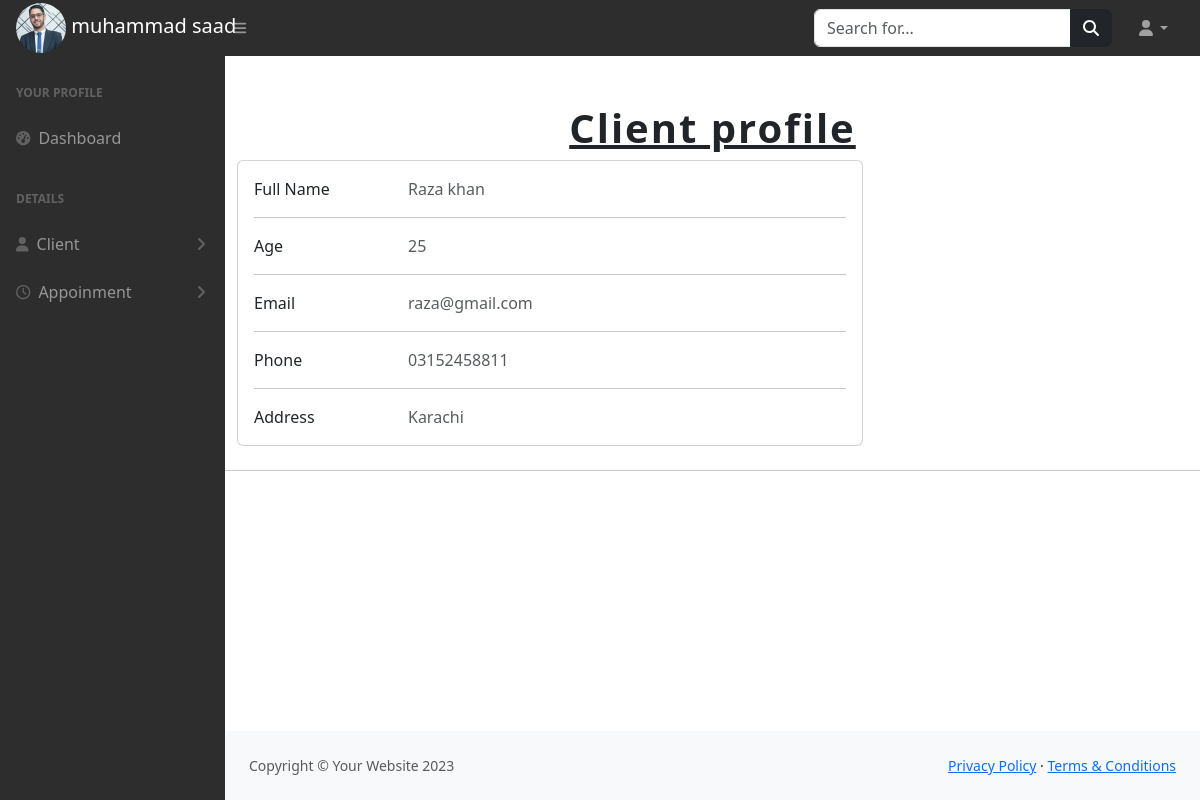
Screenshot of /lawyer-panel/clientprofile.php?id=16 (signed in) with the database file from the repository.
### tables this page shows
CREATE TABLE `lawyer` (
  `id` int(255) NOT NULL,
  `name` varchar(255) NOT NULL,
  `case` int(255) NOT NULL,
  `email` varchar(255) NOT NULL,
  `password` varchar(255) NOT NULL,
  `phone` int(255) NOT NULL,
  `experience` varchar(255) NOT NULL,
  `address` text NOT NULL,
  `image` varchar(255) NOT NULL
);

CREATE TABLE `client_register` (
  `id` int(255) NOT NULL,
  `name` varchar(255) NOT NULL,
  `age` int(255) NOT NULL,
  `email` varchar(255) NOT NULL,
  `password` varchar(255) NOT NULL,
  `phone` varchar(255) NOT NULL,
  `address` text NOT NULL,
  `image` varchar(255) NOT NULL
);

### lawyer-panel/clientprofile.php (the view, shortened to what this page needs)
<?php
include('includes/header.php');
include('includes/topbar.php');
include('includes/sidebar.php');
include("../config.php");
$client_id=$_GET['id'];
$profile="SELECT*FROM `client_register` where id='$client_id'";
$run=mysqli_query($connection,$profile);
if (mysqli_num_rows($run)>0) {
    while ($data=mysqli_fetch_assoc($run)) {
?>
<!DOCTYPE html>
<html lang="en">
<head>
</head>
<body>
  <section >
    <div class="container mt-5 mb-5">
    <h1 style="text-align:center;font-weight:800;letter-spacing:2px;text-decoration:underline;">Client profile</h1>
    <div class="row">
      <div class="col-lg-8">
        <div class="card mb-4">
          <div class="card-body">
            <div class="row">
              <div class="col-sm-3">
                <p class="mb-0">Full Name</p>
              </div>
              <div class="col-sm-9">
                <p class="text-muted mb-0"><?php echo $data['name']?></p>
              </div>
            </div>
            <hr>
            <div class="row">
              <div class="col-sm-3">
                <p class="mb-0">Age</p>
              </div>
              <div class="col-sm-9">
                <p class="text-muted mb-0"><?php echo $data['age']?></p>
              </div>
            </div>
            <hr>
            <div class="row">
              <div class="col-sm-3">
                <p class="mb-0">Email</p>
              </div>
              <div class="col-sm-9">
                <p class="text-muted mb-0"><?php echo $data['email']?></p>
              </div>
            </div>
            <hr>
            <div class="row">
              <div class="col-sm-3">
                <p class="mb-0">Phone</p>
              </div>
              <div class="col-sm-9">
                <p class="text-muted mb-0"><?php echo $data['phone']?></p>
              </div>
            </div>
            <hr>
            <div class="row">
              <div class="col-sm-3">
                <p class="mb-0">Address</p>
              </div>
              <div class="col-sm-9">
                <p class="text-muted mb-0"><?php echo $data['address']?></p>
              </div>
            </div>
          </div>
        </div>
      </div>
      <hr>
      </section>
<?php
 }
}
?>
<?php
include('includes/footer.php');
?>
</body>
</html>

### lawyer-panel/includes/topbar.php (shortened to what this page needs)
<nav class="sb-topnav navbar navbar-expand navbar-dark" style="background-color:#2e2d2d;" >
            <?php
            include("../config.php");
            $id=$_SESSION['id'];
            $query="SELECT*FROM `lawyer` as l inner join `cases` as c on l.case=c.cid where id='$id'";
            $run=mysqli_query($connection,$query);
            if (mysqli_num_rows($run)>0) {
                while ($data=mysqli_fetch_assoc($run)) {
            ?>
            <a class="navbar-brand ps-3 mt-3 mb-3 " href="">
                <img src="<?php echo '../admin-panel/image/' .$data['image']?>" width="50px" style="border-radius:25px;"  alt="">
                <span><?php echo $data['name']?></span>
            </a>
            <?php }
            } ?>
            <button class="btn btn-link btn-sm order-1 order-lg-0 me-4 me-lg-0" id="sidebarToggle" href="#!"><i class="fas fa-bars"></i></button>
            <form class="d-none d-md-inline-block form-inline ms-auto me-0 me-md-3 my-2 my-md-0">
                <div class="input-group">
                    <input class="form-control" type="text" placeholder="Search for..." aria-label="Search for..." aria-describedby="btnNavbarSearch" />
                    <button class="btn btn-dark" id="btnNavbarSearch" type="button"><i class="fas fa-search"></i></button>
                </div>
            </form>
            <ul class="navbar-nav ms-auto ms-md-0 me-3 me-lg-4">
                <li class="nav-item dropdown">
                    <a class="nav-link dropdown-toggle" id="navbarDropdown" href="#" role="button" data-bs-toggle="dropdown" aria-expanded="false"><i class="fas fa-user fa-fw"></i></a>
                </li>
            </ul>
        </nav>

### rows the page displays
lawyer: image (picture), name "muhammad saad"
client_register: name "Raza khan", age "25", email "raza@gmail.com", phone "03152458811", address "Karachi"
